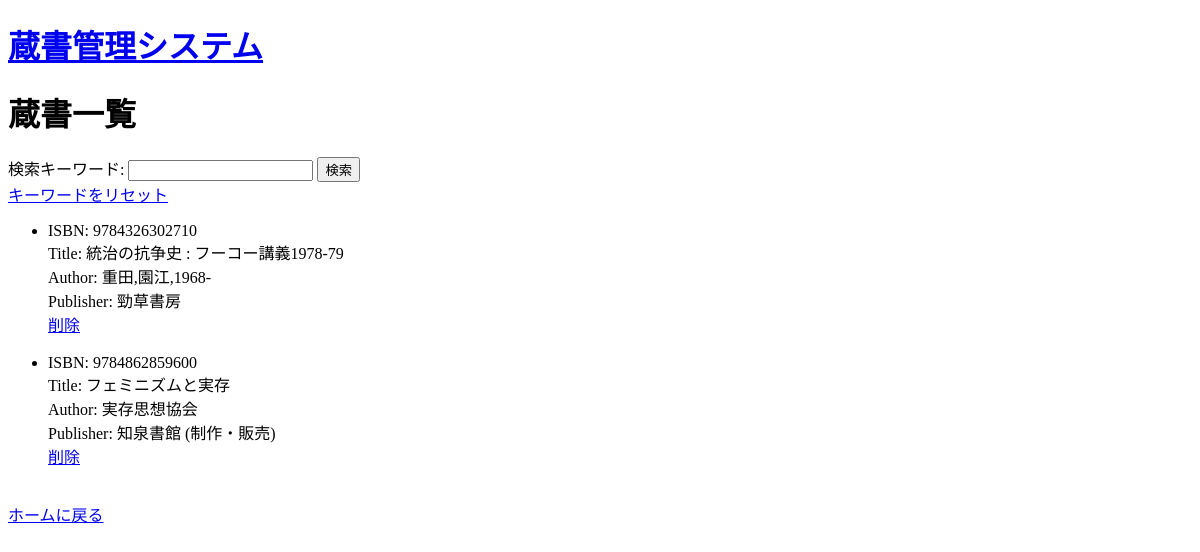
/books/books/, run on an earlier commit of the app's database.
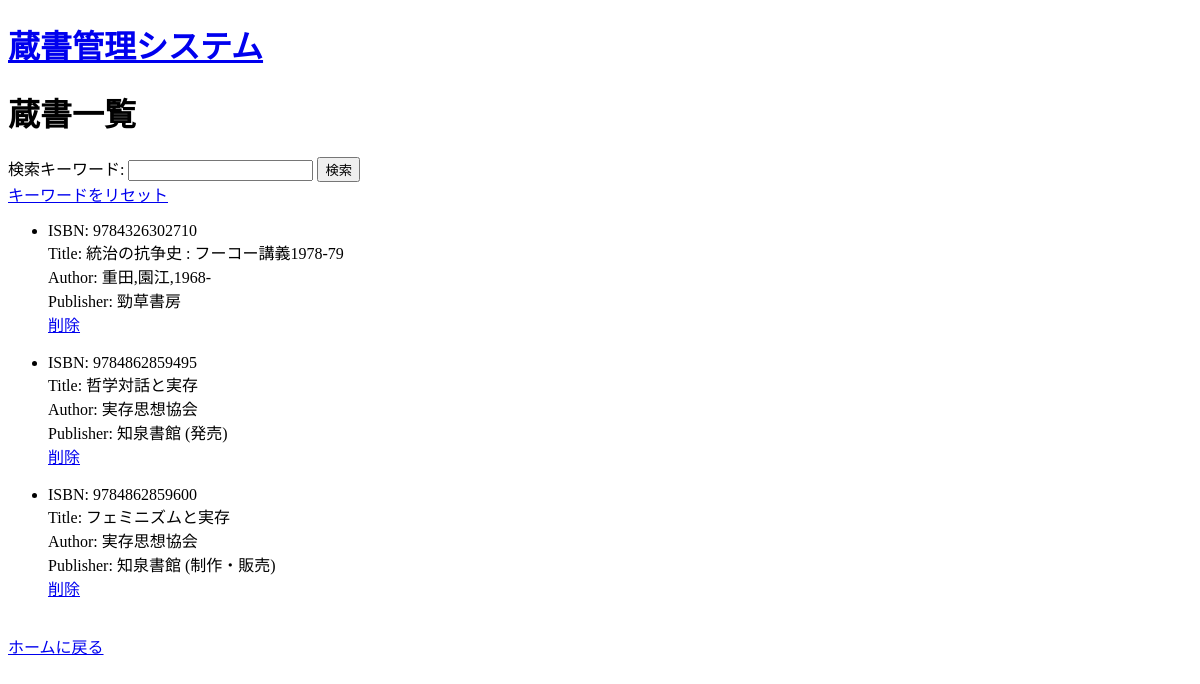
And on a later commit of the database.
### bookmanager/models.py (models this page shows, shortened)
class Book(models.Model):
    isbn = models.CharField(max_length=20, unique=True)
    title = models.CharField(max_length=200)
    author = models.CharField(max_length=100)
    publisher = models.CharField(max_length=100)

### bookmanager/views.py (the view)
# urls.py: path('books/', views.book_list, name='book_list'),
def book_list(request):
    keyword = request.GET.get('keyword')
    if keyword:
        books = Book.objects.filter(title__icontains=keyword) | Book.objects.filter(author__icontains=keyword)
    else:
        books = Book.objects.all()
    return render(request, 'book_list.html', {'books': books})

### bookmanager/templates/book_list.html (shortened to what this page needs)
<!DOCTYPE html>
<html>
<head>
</head>
<body>
    <h1><a href= "{% url 'index'%}">蔵書管理システム</a></h1>
    <h1>蔵書一覧</h1>
    <form method="get">
        <label for="keyword">検索キーワード:</label>
        <input type="text" id="keyword" name="keyword">
        <button type="submit">検索</button>
      </form>
    <a href="{% url 'book_list' %}">キーワードをリセット</a>
    <ul>
        {% for book in books %}
        <li>
            ISBN: {{book.isbn}}<br>
            Title: {{ book.title }}<br>
            Author: {{ book.author }}<br>
            Publisher: {{ book.publisher }}<br>
            <a href="{% url 'delete_book' book.id %}">削除</a><br><br>
        </li>
        {% endfor %}
    </ul>
    <a href= "{% url 'index'%}">ホームに戻る</a>
</body>
</html>

What changed in the data, as far as the page shows it:
added Book: isbn "9784862859495", title "哲学対話と実存", author "実存思想協会", publisher "知泉書館 (発売)"
